Frame 1 (no input): blank canvas, image omitted
Frame 60 (no input): blank canvas, image omitted
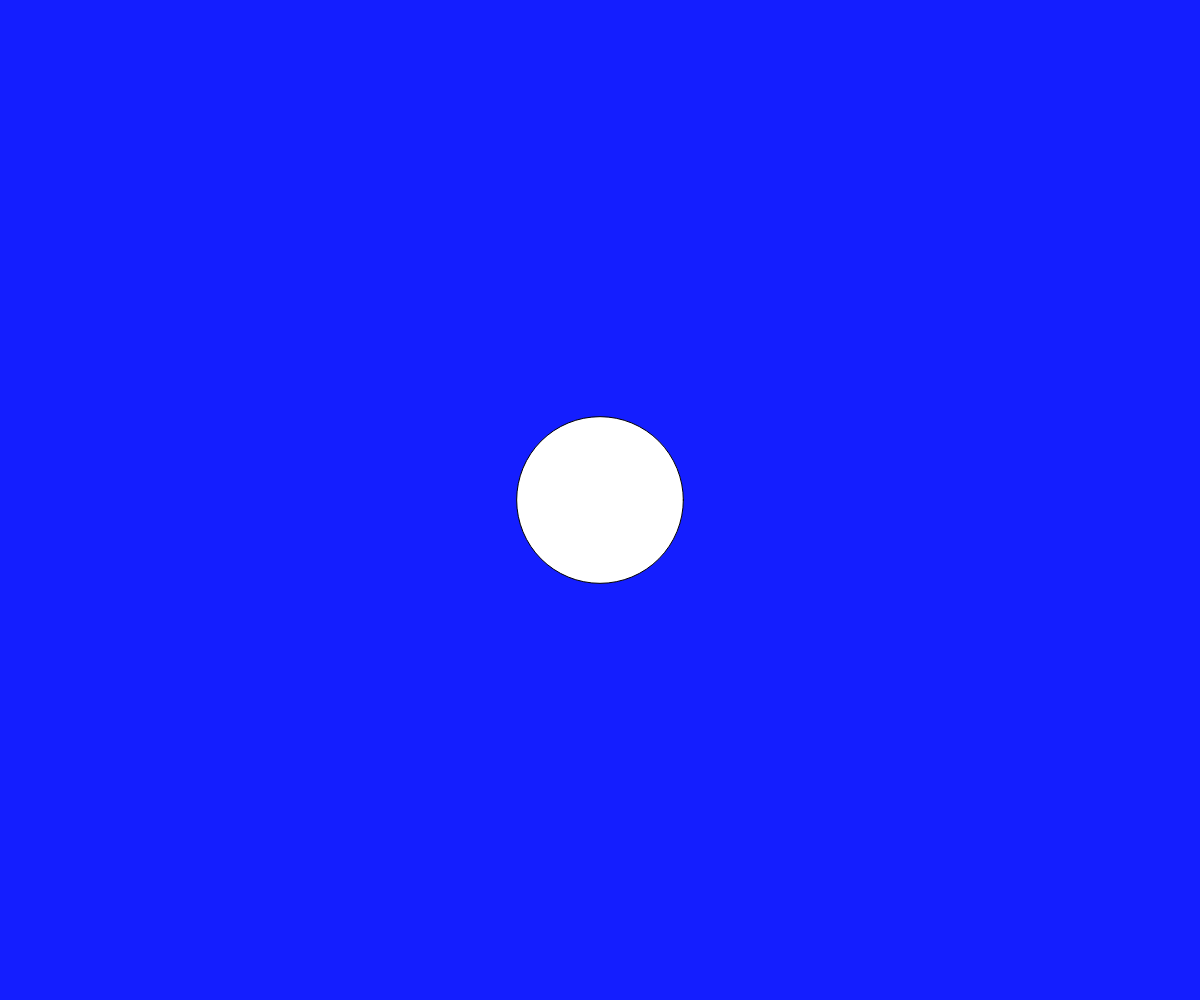
Frame 120 (the mouse pressed at the canvas centre since frame 60)

The p5.js sketch whose frames 1 and 60 were blank and that drew this single picture after the mouse press (run headless with seeded random() and noise() and a simulated clock; from frame 60 on, the mouse is pressed at the canvas centre):

// p5.js sketch
// ── sketch.js
function setup() {
  createCanvas(windowWidth, windowHeight);
}

function draw() {
  background(20,30,255);
  
circle(mouseX, mouseY, mouseY/3);
}
